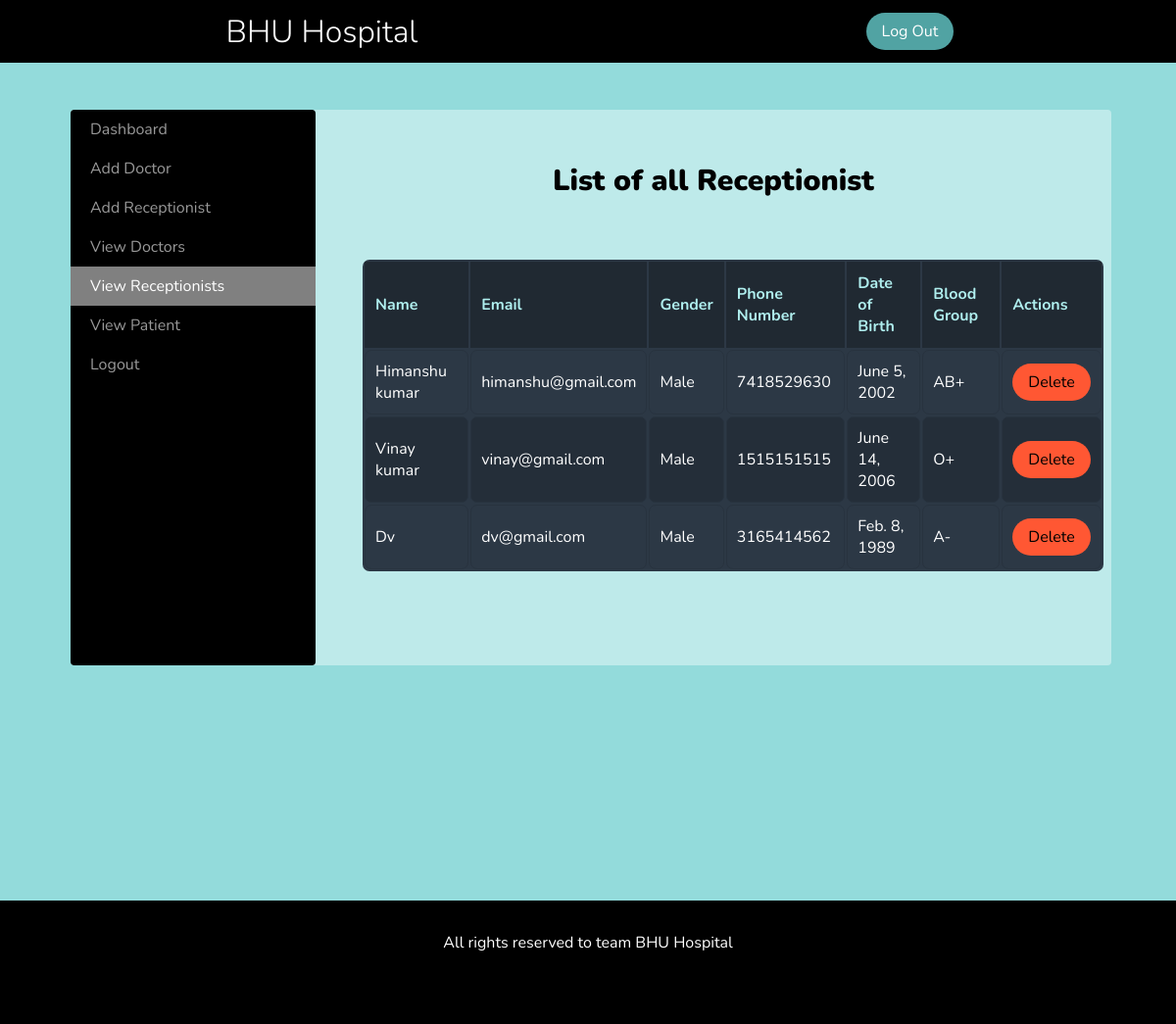
The app's page /dashboard/view_receptionist (signed in) with its own data.
### hospital/models.py (models this page shows, shortened)
class Receptionist(models.Model):
	name = models.CharField(max_length=50)
	email = models.EmailField(unique=True)
	gender = models.CharField(max_length=10)
	address =models.CharField(max_length=150)
	phonenumber =models.CharField(max_length=10)
	birthdate = models.DateField()
	bloodgroup = models.CharField(max_length=5)

### hospital/views.py (the view)
# urls.py: path('dashboard/view_receptionist',adminviewReceptionist,name='view_receptionist'),
def adminviewReceptionist(request):
	if not request.user.is_staff:
		return redirect('loginpage')
	rec = Receptionist.objects.all()
	return render(request,'adminviewreceptionists.html',{ 'rec' : rec })

### hospital/templates/adminviewreceptionists.html (shortened to what this page needs)
{% extends 'base1.html' %}
{% load static %}
{% block content %}
    <link rel="stylesheet" href="{% static 'css/index.css' %}">
   <link rel="stylesheet" href="{% static 'css/table.css' %}">
    <link rel="stylesheet" href="{% static 'css/Sidebar-Menu-1.css' %}">
    <link rel="stylesheet" href="{% static 'css/Sidebar-Menu.css' %}">
   <link href="{% static 'css/register.css' %}" rel="stylesheet" type="text/css" >
<main >
    <div id="wrapper" style="min-height:300px;">
        <div id="sidebar-wrapper">
            <ul class="sidebar-nav">
                <li> <a href="{% url 'home' %}" >Dashboard</a></li>
                <li> <a href="{% url 'add_doctor' %}" >Add Doctor</a></li>
                <li> <a href="{% url 'add_receptionist'%}">Add Receptionist</a></li>
                <li> <a href="{% url 'view_doctor'%}" >View Doctors</a></li>
                <li> <a href="{% url 'view_receptionist' %}"  style="color: white;background-color: grey;">View Receptionists</a></li>
                <li> <a href="{% url 'view_Patient' %}" >View Patient</a></li>
                <li> <a href="{% url 'logout' %}">Logout</a></li>
            </ul>
        </div>
        <div class="page-content-wrapper">
            <div></div>
            <p  align="center" style="font-weight:900;font-size:30px;">List of all Receptionist </p>
                    <div class="container">
                       <table class="table" id="example">
                            <thead>
                                <tr>
                                    <th>Name</th>
                                    <th>Email</th>
                                    <th>Gender</th>
                                    <th>Phone Number</th>
                                    <th>Date of Birth</th>
                                    <th>Blood Group</th>
                                    <th>Actions</th>
                                </tr>
                            </thead>
                            <tbody>
                                {% for i in rec %}
                                <tr style="color: black;">
                                    <td>{{ i.name }}</td>
                                    <td>{{ i.email }}</td>
                                    <td>{{ i.gender }}</td>
                                    <td>{{ i.phonenumber }}</td>
                                    <td>{{ i.birthdate }}</td>
                                    <td>{{ i.bloodgroup }}</td>
                                    <td><a href="{% url 'delete_receptionist' i.id i.email %}" onclick="return confirm('Are you sure you want to delete?')" class="btn btn-danger"
                                          style="background-color:#FF5733;">
                                        Delete</a></td>
                                </tr>
                                {% endfor %}
                            </tbody>
                        </table>
                    </div>
            </div>
        </div>
</main>
{% endblock %}

### hospital/static/css/base.css (style rules this page uses)
* { margin: 0; padding: 0; box-sizing: border-box; }
a { text-decoration: none; color: black; }
li { list-style: none; }
body { height: 100vh; background-color: 0; display: flex; flex-direction: column-reverse; font-family: 'Nunito', sans-serif; }
.btn { padding: .5rem 1rem; border-radius: 2rem; font-size: 1rem; background-color: rgba(102, 204, 204, 0.8); cursor: pointer; }
.container { height: 100%; width: 100%; border-bottom-left-radius: 3rem; }
@media only screen and (min-width: 800px) { body { flex-direction: row; } }

### hospital/static/css/index.css (style rules this page uses)
body { background-color: rgba(102, 204, 204, 0.6); }

### hospital/static/css/table.css (style rules this page uses)
* { box-sizing: 90%; }
p { text-align: center; margin: 20px 0 60px; }
table { display: block; background-color: #2C3845; width: 99%; border-radius: 7px; }
tr, td, tbody, tfoot { display: block; border-radius: 7px; }
thead { display: none; }
tr { padding-bottom: 10px; }
td { padding: 10px 10px 0; text-align: center; color: #fff; }
th { text-align: left; font-weight: 700; }
thead th { background-color: #202932; color: #AFEEEE; border: 1px solid #202932; }
@media (min-width: 460px) { td { text-align: left; } }
@media (min-width: 720px) { table { display: table; } }
@media (min-width: 720px) { tr { display: table-row; } }
@media (min-width: 720px) { td, th { display: table-cell; } }
@media (min-width: 720px) { tbody { display: table-row-group; } }
@media (min-width: 720px) { thead { display: table-header-group; } }
@media (min-width: 720px) { td { border: 1px solid #28333f; } }
@media (min-width: 720px) { td, th { padding: 10px; } }
@media (min-width: 720px) { tr:nth-child(2n+2) td { background-color: #242e39; } }

### hospital/static/css/Sidebar-Menu-1.css (style rules this page uses)
body { overflow-x: hidden; }
#wrapper { padding-left: 0; -webkit-transition: all 0.5s ease; -moz-transition: all 0.5s ease; -o-transition: all 0.5s ease; transition: all 0.5s ease; }
#sidebar-wrapper { z-index: 1000; position: fixed; left: 250px; width: 0; height: 100%; margin-left: -250px; overflow-y: auto; background: #000; -webkit-transition: all 0.5s ease; -moz-transition: all 0.5s ease; -o-transition: all 0.5s ease; transition: all 0.5s ease; }
.sidebar-nav { position: absolute; top: 0; width: 250px; margin: 0; padding: 0; list-style: none; }
.sidebar-nav li { text-indent: 20px; line-height: 40px; }
.sidebar-nav li a { display: block; text-decoration: none; color: #999999; }
@media (min-width:768px) { #wrapper { padding-left: 250px; } }
@media (min-width:768px) { #sidebar-wrapper { width: 250px; } }

### hospital/static/css/Sidebar-Menu.css (style rules this page uses)
#wrapper { padding-left: 0; -webkit-transition: all 0.5s ease; -moz-transition: all 0.5s ease; -o-transition: all 0.5s ease; transition: all 0.5s ease; }
#sidebar-wrapper { z-index: 1000; position: fixed; left: 250px; width: 0; height: 100%; margin-left: -250px; overflow-y: auto; background: #000; -webkit-transition: all 0.5s ease; -moz-transition: all 0.5s ease; -o-transition: all 0.5s ease; transition: all 0.5s ease; }
.sidebar-nav { position: absolute; top: 0; width: 250px; margin: 0; padding: 0; list-style: none; }
.sidebar-nav li { text-indent: 20px; line-height: 40px; }
.sidebar-nav li a { display: block; text-decoration: none; color: #999999; }
@media (min-width:768px) { #wrapper { padding-left: 250px; } }
@media (min-width:768px) { #sidebar-wrapper { width: 250px; } }

### hospital/static/css/register.css (style rules this page uses)
body { background-color: rgba(102, 204, 204, 0.7); }
main { display: flex; flex-direction: column; align-items: center; }
main > div { width: 100%; transform: translateY(-70px); background-color: rgba(255, 255, 255, 0.4); padding-bottom: 1rem; }
main div p { text-align: center; }
@media only screen and (min-width: 800px) { main { margin: 3rem 3rem; flex-direction: row; justify-content: space-evenly; } }
@media only screen and (min-width: 800px) { main div { margin: 0 1.5rem; padding-bottom: 4rem; display: flex; flex-direction: column; transform: translateY(0); border-radius: 4px; padding-bottom: 2rem; } }

### records on screen
Receptionist: name "Himanshu kumar", email "himanshu@gmail.com", gender "Male", phonenumber "7418529630", birthdate "June 5, 2002", bloodgroup "AB+"
Receptionist: name "Vinay kumar", email "vinay@gmail.com", gender "Male", phonenumber "1515151515", birthdate "June 14, 2006", bloodgroup "O+"
Receptionist: name "Dv", email "dv@gmail.com", gender "Male", phonenumber "3165414562", birthdate "Feb. 8, 1989", bloodgroup "A-"
